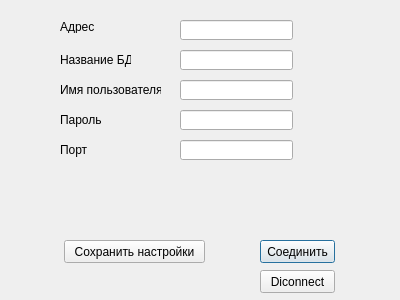
<?xml version="1.0" encoding="UTF-8"?>
<ui version="4.0">
 <class>PreferencesDialog</class>
 <widget class="QDialog" name="PreferencesDialog">
  <property name="geometry">
   <rect>
    <x>0</x>
    <y>0</y>
    <width>400</width>
    <height>300</height>
   </rect>
  </property>
  <property name="windowTitle">
   <string>Dialog</string>
  </property>
  <widget class="QLineEdit" name="IPEdit">
   <property name="geometry">
    <rect>
     <x>180</x>
     <y>20</y>
     <width>113</width>
     <height>20</height>
    </rect>
   </property>
  </widget>
  <widget class="QLabel" name="label">
   <property name="geometry">
    <rect>
     <x>60</x>
     <y>20</y>
     <width>46</width>
     <height>13</height>
    </rect>
   </property>
   <property name="text">
    <string>Адрес</string>
   </property>
  </widget>
  <widget class="QLabel" name="label_2">
   <property name="geometry">
    <rect>
     <x>60</x>
     <y>50</y>
     <width>71</width>
     <height>20</height>
    </rect>
   </property>
   <property name="text">
    <string>Название БД</string>
   </property>
  </widget>
  <widget class="QLineEdit" name="dbNameEdit">
   <property name="geometry">
    <rect>
     <x>180</x>
     <y>50</y>
     <width>113</width>
     <height>20</height>
    </rect>
   </property>
  </widget>
  <widget class="QLabel" name="label_3">
   <property name="geometry">
    <rect>
     <x>60</x>
     <y>80</y>
     <width>101</width>
     <height>20</height>
    </rect>
   </property>
   <property name="text">
    <string>Имя пользователя</string>
   </property>
  </widget>
  <widget class="QLineEdit" name="userNameEdit">
   <property name="geometry">
    <rect>
     <x>180</x>
     <y>80</y>
     <width>113</width>
     <height>20</height>
    </rect>
   </property>
  </widget>
  <widget class="QLabel" name="label_4">
   <property name="geometry">
    <rect>
     <x>60</x>
     <y>110</y>
     <width>41</width>
     <height>20</height>
    </rect>
   </property>
   <property name="text">
    <string>Пароль</string>
   </property>
  </widget>
  <widget class="QLineEdit" name="passEdit">
   <property name="geometry">
    <rect>
     <x>180</x>
     <y>110</y>
     <width>113</width>
     <height>20</height>
    </rect>
   </property>
  </widget>
  <widget class="QLabel" name="label_5">
   <property name="geometry">
    <rect>
     <x>60</x>
     <y>140</y>
     <width>41</width>
     <height>20</height>
    </rect>
   </property>
   <property name="text">
    <string>Порт</string>
   </property>
  </widget>
  <widget class="QLineEdit" name="portEdit">
   <property name="geometry">
    <rect>
     <x>180</x>
     <y>140</y>
     <width>113</width>
     <height>20</height>
    </rect>
   </property>
  </widget>
  <widget class="QPushButton" name="connectButton">
   <property name="geometry">
    <rect>
     <x>260</x>
     <y>240</y>
     <width>75</width>
     <height>23</height>
    </rect>
   </property>
   <property name="text">
    <string>Соединить</string>
   </property>
  </widget>
  <widget class="QPushButton" name="pushButton">
   <property name="geometry">
    <rect>
     <x>64</x>
     <y>240</y>
     <width>141</width>
     <height>23</height>
    </rect>
   </property>
   <property name="text">
    <string>Сохранить настройки</string>
   </property>
  </widget>
  <widget class="QPushButton" name="pushButton_2">
   <property name="geometry">
    <rect>
     <x>260</x>
     <y>270</y>
     <width>75</width>
     <height>23</height>
    </rect>
   </property>
   <property name="text">
    <string>Diconnect</string>
   </property>
  </widget>
 </widget>
 <resources/>
 <connections>
  <connection>
   <sender>pushButton_2</sender>
   <signal>clicked()</signal>
   <receiver>PreferencesDialog</receiver>
   <slot>accept()</slot>
   <hints>
    <hint type="sourcelabel">
     <x>297</x>
     <y>281</y>
    </hint>
    <hint type="destinationlabel">
     <x>199</x>
     <y>149</y>
    </hint>
   </hints>
  </connection>
 </connections>
</ui>
